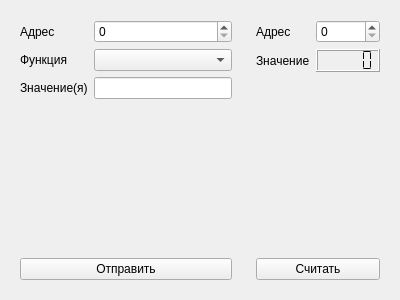
<?xml version="1.0" encoding="UTF-8"?>
<ui version="4.0">
 <class>temperature_control</class>
 <widget class="QWidget" name="temperature_control">
  <property name="windowModality">
   <enum>Qt::NonModal</enum>
  </property>
  <property name="geometry">
   <rect>
    <x>0</x>
    <y>0</y>
    <width>400</width>
    <height>300</height>
   </rect>
  </property>
  <property name="windowTitle">
   <string>Form</string>
  </property>
  <layout class="QHBoxLayout" name="horizontalLayout">
   <item>
    <widget class="QWidget" name="send_widget" native="true">
     <layout class="QVBoxLayout" name="verticalLayout_2">
      <item>
       <layout class="QFormLayout" name="send_layout">
        <item row="0" column="0">
         <widget class="QLabel" name="send_address_label">
          <property name="text">
           <string>Адрес</string>
          </property>
         </widget>
        </item>
        <item row="0" column="1">
         <widget class="QSpinBox" name="send_address_spinbox">
          <property name="maximum">
           <number>9999</number>
          </property>
         </widget>
        </item>
        <item row="1" column="0">
         <widget class="QLabel" name="function_type_label">
          <property name="text">
           <string>Функция</string>
          </property>
         </widget>
        </item>
        <item row="1" column="1">
         <widget class="QComboBox" name="function_type_combo"/>
        </item>
        <item row="2" column="0">
         <widget class="QLabel" name="send_value_label">
          <property name="text">
           <string>Значение(я)</string>
          </property>
         </widget>
        </item>
        <item row="2" column="1">
         <widget class="QLineEdit" name="values_field"/>
        </item>
       </layout>
      </item>
      <item>
       <widget class="QPushButton" name="send_btn">
        <property name="text">
         <string>Отправить</string>
        </property>
       </widget>
      </item>
     </layout>
    </widget>
   </item>
   <item>
    <widget class="QWidget" name="recieve_widget" native="true">
     <layout class="QVBoxLayout" name="verticalLayout">
      <item>
       <layout class="QFormLayout" name="recieve_layout">
        <item row="0" column="0">
         <widget class="QLabel" name="recieve_address_label">
          <property name="text">
           <string>Адрес</string>
          </property>
         </widget>
        </item>
        <item row="0" column="1">
         <widget class="QSpinBox" name="recieve_address_spinbox">
          <property name="maximum">
           <number>15000</number>
          </property>
         </widget>
        </item>
        <item row="1" column="0">
         <widget class="QLabel" name="recieve_value_label">
          <property name="text">
           <string>Значение</string>
          </property>
         </widget>
        </item>
        <item row="1" column="1">
         <widget class="QLCDNumber" name="recieve_value_lcd">
          <property name="segmentStyle">
           <enum>QLCDNumber::Flat</enum>
          </property>
         </widget>
        </item>
       </layout>
      </item>
      <item>
       <widget class="QPushButton" name="read_btn">
        <property name="text">
         <string>Считать</string>
        </property>
       </widget>
      </item>
     </layout>
    </widget>
   </item>
  </layout>
 </widget>
 <resources/>
 <connections/>
</ui>
